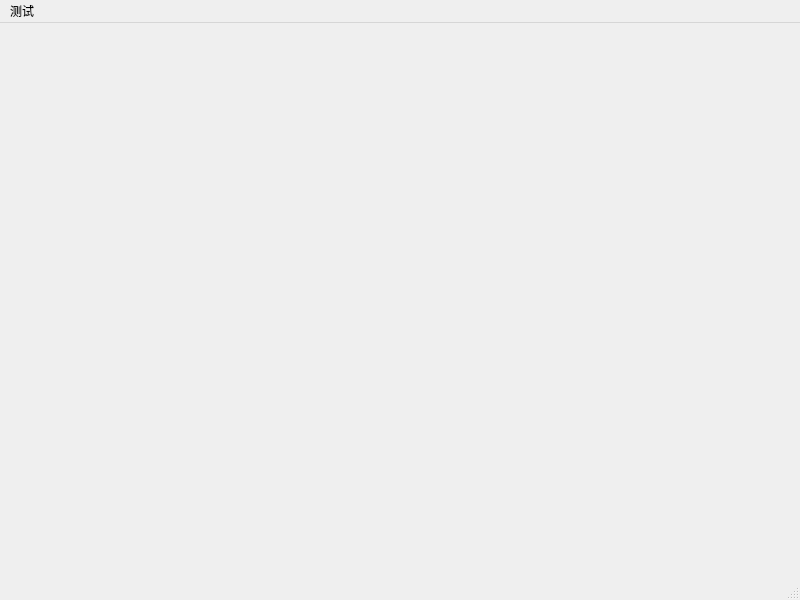
<?xml version="1.0" encoding="UTF-8"?>
<ui version="4.0">
 <class>MainWindow</class>
 <widget class="QMainWindow" name="MainWindow">
  <property name="geometry">
   <rect>
    <x>0</x>
    <y>0</y>
    <width>800</width>
    <height>600</height>
   </rect>
  </property>
  <property name="windowTitle">
   <string>MainWindow</string>
  </property>
  <widget class="QWidget" name="centralwidget"/>
  <widget class="QMenuBar" name="menubar">
   <property name="geometry">
    <rect>
     <x>0</x>
     <y>0</y>
     <width>800</width>
     <height>26</height>
    </rect>
   </property>
   <widget class="QMenu" name="menu">
    <property name="title">
     <string>测试</string>
    </property>
   </widget>
   <addaction name="menu"/>
  </widget>
  <widget class="QStatusBar" name="statusbar"/>
 </widget>
 <resources/>
 <connections/>
</ui>
